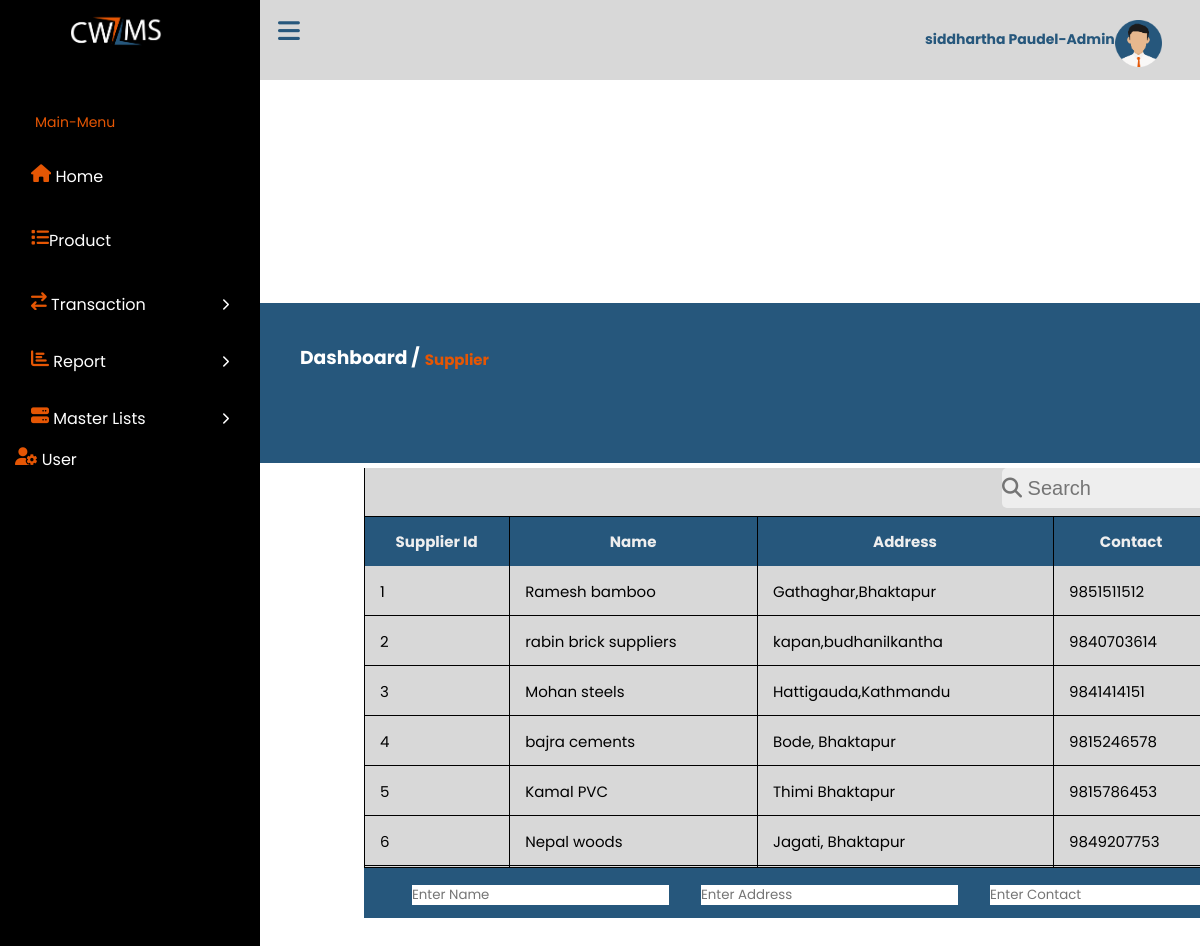
The app's page /supplier.php (signed in) with its own data.
### tables this page shows
CREATE TABLE `users` (
  `Id` int(11) NOT NULL,
  `Username` varchar(200) NOT NULL,
  `Email` varchar(200) NOT NULL,
  `Address` varchar(100) NOT NULL,
  `Password` varchar(200) NOT NULL
);

CREATE TABLE `suppliers` (
  `supplier_id` int(11) NOT NULL,
  `name` varchar(100) NOT NULL,
  `address` varchar(100) NOT NULL,
  `contact` varchar(11) NOT NULL
);

### display.suppliers.php (the view, shortened to what this page needs)
<link rel="stylesheet" href="https://cdnjs.cloudflare.com/ajax/libs/font-awesome/6.2.1/css/all.min.css" />
<div class="dis_play">
<div class="tableFixHead">
<input type="text" id="search" placeholder="&#xF002; Search" style="font-family: Arial, FontAwesome;">
<table id="myTable">
        <thead>
                <th>Supplier Id</th>
                <th>Name</th>
                <th>Address</th>
                <th>Contact</th>
        </thead>
        <tbody>
        <?php
    include 'php/config.php';
    $query = "SELECT * FROM suppliers";
    $result = mysqli_query($con, $query);
    if (mysqli_num_rows($result) > 0) {
        echo '<tr>';
        while ($row = mysqli_fetch_assoc($result)) {
            echo '<tr>';
            echo '<td>' . $row['supplier_id'] .'</div>'. '</td>';
            echo '<td>' . $row['name'] . '</td>';
            echo '<td>' . $row['address'] . '</td>';
            echo '<td>' . $row['contact'] . '</td>';
            echo '</tr>';
        }
    } else {
        echo 'No records found.';
    }
    ?>
<div class="added">
<table id="myTable">
<form action="" method="post" enctype="multipart/form-data">
	<tr>
	<td id="dt"></td>
     <td ><input type="text" name="name" id="myInput" placeholder="Enter Name"><br /></td>
     <td ><input type="text" name="address" id="myInput1" placeholder="Enter Address"><br /></td>
     <td ><input type="text" name="contact" id="myInput2" placeholder="Enter Contact"><br /></td>
	</tr>
    </form>
	</table>
</div>
</html>

### supplier.php (shortened to what this page needs)
<?php
   include("php/config.php");
?>
<!DOCTYPE html>
<html lang="en">
  <head>
    <link rel="stylesheet" href="https://cdnjs.cloudflare.com/ajax/libs/font-awesome/6.2.1/css/all.min.css" />
  </head>
  <body>
    <nav class="sidebar">
     <img src="images/logpcwims.png" id="img2233">
      <div class="menu-content">
        <ul class="menu-items">
          <div class="menu-title" id="menu-title">Main-Menu</div>
          <li class="item">
            <a href="home.php"><i class="fa fa-home" id="menlogo"></i> Home</a>
          </li>
          <li class="item">
            <a href="product.php"><i class="fa fa-list" id="menlogo"></i>Product</a>
          </li>
          <li class="item">
            <div class="submenu-item">
              <span><i class="fa fa-exchange" area-hidden="true" id="menlogo" ></i> Transaction</span>
              <i class="fa-solid fa-chevron-right"></i>
            </div>
          </li>
          <li class="item">
            <div class="submenu-item">
              <span><i class="fa fa-bar-chart" area-hidden="true" id="menlogo" ></i> Report</span>
              <i class="fa-solid fa-chevron-right"></i>
            </div>
          </li>
          <li class="item">
            <div class="submenu-item">
              <span><i class="fa fa-server" area-hidden="true" id="menlogo" ></i> Master Lists</span>
              <i class="fa-solid fa-chevron-right"></i>
            </div>
          </li>
          <?php
            $id = $_SESSION['id'];
            $query = mysqli_query($con,"SELECT*FROM users WHERE Id=$id");
            while($result = mysqli_fetch_assoc($query)){
                $res_Uname = $result['Username'];
                $res_id = $result['Id'];
            }
           echo " <i class='fa fa-user-gear' id='menlogo'></i>"; echo "<a href='edit.php?Id=$res_id'> User</a>";
            ?>
        </ul>
      </div>
    </nav>
    <nav class="navbar">
      <i class="fa-solid fa-bars" id="sidebar-close"></i>
      <div class="namecont">
      <h1 id="name1"> <?php echo $res_Uname?>-Admin</h1>
      <div class="img__wrap">
                 <img class="img__img" src="images/avatar.png" id="avtr" />
       </div>
      </div>
    </nav>
    <main class="main">
       <div class="maintop">
        <div class="pageinfo">
            <h3 id="nameD">Dashboard /</h3>
        </div>
        <div class="mainmid">
            <?php include 'display.suppliers.php';?>
  </body>
</html>

### display.suppliers.php (style rules this page uses)
.tableFixHead { overflow: auto; height: 100px; margin-left: 10px; background: #d8d8d8; }
.tableFixHead thead th { position: sticky; top: 0; z-index: 1; }
table { border-collapse: collapse; width: 100%; font-size: 15px; }
th, td { padding: 8px 16px; }
th { background: #eee; }
.tableFixHead { overflow: auto; height: 400px; width: 950px; }
table { border-collapse: collapse; width: 100%; }
th, td { padding: 8px 16px; white-space: nowrap; height: 50px; }
th { background: #26577C; color: #eee; }
.tableFixHead, .tableFixHead td { box-shadow: inset 1px -1px #000; }
.tableFixHead th { box-shadow: inset 1px 1px #000, 0 1px #000; }
.dis_play { display: block; }
.added { margin-left: 10px; height: 50px; width: 950px; background: #26577C; }
#search { width: 300px; height: 40px; margin-bottom: 8px; margin-right: 12px; float: right; outline: #26577C; border-radius: 5px; background: #eee; color: #26577C; font-size: 20px; }

### supplier.php (style rules this page uses)
* { margin: 0; padding: 0; box-sizing: border-box; font-family: "Poppins", sans-serif; overflow: hidden; }
#img2233 { width: 40%; margin-left: 55px; }
.sidebar { position: fixed; height: 100%; width: 260px; background: #000; padding: 15px; z-index: 99; }
#menu-title { color:#E55604; }
#menlogo { color:#E55604; font-size: 18px; }
.sidebar a { color: #fff; text-decoration: none; }
.menu-content { position: relative; height: 100%; width: 100%; margin-top: 40px; overflow-y: scroll; }
.menu-items { height: 100%; width: 100%; list-style: none; transition: all 0.4s ease; }
.menu-title { color: #fff; font-size: 14px; padding: 15px 20px; }
.item a, .submenu-item { padding: 16px; display: inline-block; width: 100%; border-radius: 12px; }
.item i { font-size: 12px; }
.submenu-item { display: flex; justify-content: space-between; align-items: center; color: #fff; cursor: pointer; }
.navbar, .main { left: 260px; width: calc(100% - 260px); transition: all 0.5s ease; z-index: 1000; }
.navbar { position: fixed; background: #D8D8D8; font-size: 25px; color: #26577C; cursor: pointer; height: 80px; }
.navbar #sidebar-close { cursor: pointer; padding: 18px; }
.main { position: relative; display: flex; align-items: center; justify-content: center; height: 100vh; z-index: 100; background: #fff; }
* { margin: 0; padding: 0; border: 0; }
.img__wrap { position: relative; margin-left: 310px; margin-top: -30px; height: 200px; width: 257px; }
#avtr { width: 47px; }
.namecont { background: #D8D8D8; width: 395px; float: right; margin-top: -21px; height: 100px; }
#name1 { margin-top: 50px; margin-left: 120px; font-size: 14px; }
.maintop { width: 100%; height: 160px; background: #26577C; margin-top: -430px; }
.pageinfo { display: flex; padding: 40px; color: #fff; }
.mainmid { width: 100%; margin-left: 10%; margin-top: 6%; position: absolute; }

### records on screen
users: Username "siddhartha Paudel"
suppliers: supplier_id "1", name "Ramesh bamboo", address "Gathaghar,Bhaktapur", contact "9851511512"
suppliers: supplier_id "2", name "rabin brick suppliers", address "kapan,budhanilkantha", contact "9840703614"
suppliers: supplier_id "3", name "Mohan steels", address "Hattigauda,Kathmandu", contact "9841414151"
suppliers: supplier_id "4", name "bajra cements", address "Bode, Bhaktapur", contact "9815246578"
suppliers: supplier_id "5", name "Kamal PVC", address "Thimi Bhaktapur", contact "9815786453"
suppliers: supplier_id "6", name "Nepal woods", address "Jagati, Bhaktapur", contact "9849207753"
